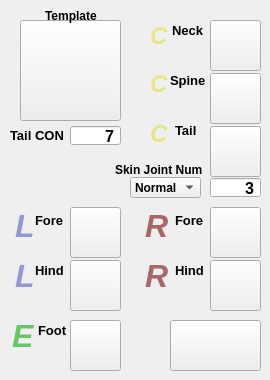
    <widget class="QWidget" name="quad_tab">
     <attribute name="title">
      <string>quad</string>
     </attribute>
     <widget class="QPushButton" name="quad_temp_BTN">
      <property name="geometry">
       <rect>
        <x>20</x>
        <y>20</y>
        <width>101</width>
        <height>101</height>
       </rect>
      </property>
      <property name="cursor">
       <cursorShape>PointingHandCursor</cursorShape>
      </property>
      <property name="styleSheet">
       <string notr="true"/>
      </property>
      <property name="text">
       <string/>
      </property>
      <property name="iconSize">
       <size>
        <width>101</width>
        <height>97</height>
       </size>
      </property>
     </widget>
     <widget class="QPushButton" name="quad_tail_BTN">
      <property name="geometry">
       <rect>
        <x>210</x>
        <y>126</y>
        <width>51</width>
        <height>51</height>
       </rect>
      </property>
      <property name="cursor">
       <cursorShape>PointingHandCursor</cursorShape>
      </property>
      <property name="text">
       <string/>
      </property>
      <property name="iconSize">
       <size>
        <width>49</width>
        <height>49</height>
       </size>
      </property>
     </widget>
     <widget class="QLabel" name="quad_tail_LAB">
      <property name="geometry">
       <rect>
        <x>175</x>
        <y>120</y>
        <width>31</width>
        <height>21</height>
       </rect>
      </property>
      <property name="font">
       <font>
        <pointsize>10</pointsize>
        <weight>75</weight>
        <bold>true</bold>
       </font>
      </property>
      <property name="text">
       <string>Tail</string>
      </property>
     </widget>
     <widget class="QLabel" name="quad_neck2_LAB_3">
      <property name="geometry">
       <rect>
        <x>150</x>
        <y>118</y>
        <width>31</width>
        <height>31</height>
       </rect>
      </property>
      <property name="font">
       <font>
        <pointsize>18</pointsize>
        <weight>75</weight>
        <italic>true</italic>
        <bold>true</bold>
       </font>
      </property>
      <property name="styleSheet">
       <string notr="true">color: rgb(231, 231, 130);</string>
      </property>
      <property name="text">
       <string>C</string>
      </property>
     </widget>
     <widget class="QLabel" name="quad_spine_LAB">
      <property name="geometry">
       <rect>
        <x>170</x>
        <y>70</y>
        <width>41</width>
        <height>21</height>
       </rect>
      </property>
      <property name="font">
       <font>
        <pointsize>10</pointsize>
        <weight>75</weight>
        <bold>true</bold>
       </font>
      </property>
      <property name="text">
       <string>Spine</string>
      </property>
     </widget>
     <widget class="QLabel" name="quad_forelegL2_LAB">
      <property name="geometry">
       <rect>
        <x>15</x>
        <y>210</y>
        <width>21</width>
        <height>31</height>
       </rect>
      </property>
      <property name="font">
       <font>
        <pointsize>24</pointsize>
        <weight>75</weight>
        <italic>true</italic>
        <bold>true</bold>
       </font>
      </property>
      <property name="styleSheet">
       <string notr="true">color: rgb(148, 152, 217);</string>
      </property>
      <property name="text">
       <string>L</string>
      </property>
     </widget>
     <widget class="QPushButton" name="quad_neck_BTN">
      <property name="geometry">
       <rect>
        <x>210</x>
        <y>20</y>
        <width>51</width>
        <height>51</height>
       </rect>
      </property>
      <property name="cursor">
       <cursorShape>PointingHandCursor</cursorShape>
      </property>
      <property name="text">
       <string/>
      </property>
      <property name="iconSize">
       <size>
        <width>49</width>
        <height>49</height>
       </size>
      </property>
     </widget>
     <widget class="QLabel" name="quad_neck2_LAB">
      <property name="geometry">
       <rect>
        <x>150</x>
        <y>20</y>
        <width>31</width>
        <height>31</height>
       </rect>
      </property>
      <property name="font">
       <font>
        <pointsize>18</pointsize>
        <weight>75</weight>
        <italic>true</italic>
        <bold>true</bold>
       </font>
      </property>
      <property name="styleSheet">
       <string notr="true">color: rgb(231, 231, 130);</string>
      </property>
      <property name="text">
       <string>C</string>
      </property>
     </widget>
     <widget class="QPushButton" name="quad_forelegR_BTN">
      <property name="geometry">
       <rect>
        <x>210</x>
        <y>207</y>
        <width>51</width>
        <height>51</height>
       </rect>
      </property>
      <property name="cursor">
       <cursorShape>PointingHandCursor</cursorShape>
      </property>
      <property name="text">
       <string/>
      </property>
      <property name="iconSize">
       <size>
        <width>49</width>
        <height>49</height>
       </size>
      </property>
     </widget>
     <widget class="QLabel" name="quad_hindlegL2_LAB">
      <property name="geometry">
       <rect>
        <x>15</x>
        <y>260</y>
        <width>21</width>
        <height>31</height>
       </rect>
      </property>
      <property name="font">
       <font>
        <pointsize>24</pointsize>
        <weight>75</weight>
        <italic>true</italic>
        <bold>true</bold>
       </font>
      </property>
      <property name="styleSheet">
       <string notr="true">color: rgb(148, 152, 217);</string>
      </property>
      <property name="text">
       <string>L</string>
      </property>
     </widget>
     <widget class="QLabel" name="quad_forelegL_LAB">
      <property name="geometry">
       <rect>
        <x>35</x>
        <y>210</y>
        <width>41</width>
        <height>21</height>
       </rect>
      </property>
      <property name="font">
       <font>
        <pointsize>10</pointsize>
        <weight>75</weight>
        <bold>true</bold>
       </font>
      </property>
      <property name="text">
       <string>Fore</string>
      </property>
     </widget>
     <widget class="QPushButton" name="quad_hindlegL_BTN">
      <property name="geometry">
       <rect>
        <x>70</x>
        <y>260</y>
        <width>51</width>
        <height>51</height>
       </rect>
      </property>
      <property name="cursor">
       <cursorShape>PointingHandCursor</cursorShape>
      </property>
      <property name="text">
       <string/>
      </property>
      <property name="iconSize">
       <size>
        <width>49</width>
        <height>49</height>
       </size>
      </property>
     </widget>
     <widget class="QLabel" name="quad_neck_LAB">
      <property name="geometry">
       <rect>
        <x>172</x>
        <y>20</y>
        <width>31</width>
        <height>21</height>
       </rect>
      </property>
      <property name="font">
       <font>
        <pointsize>10</pointsize>
        <weight>75</weight>
        <bold>true</bold>
       </font>
      </property>
      <property name="text">
       <string>Neck</string>
      </property>
     </widget>
     <widget class="QPushButton" name="quad_setup_BTN">
      <property name="geometry">
       <rect>
        <x>170</x>
        <y>320</y>
        <width>91</width>
        <height>51</height>
       </rect>
      </property>
      <property name="font">
       <font>
        <pointsize>12</pointsize>
        <weight>75</weight>
        <bold>true</bold>
       </font>
      </property>
      <property name="cursor">
       <cursorShape>PointingHandCursor</cursorShape>
      </property>
      <property name="styleSheet">
       <string notr="true"/>
      </property>
      <property name="text">
       <string/>
      </property>
      <property name="iconSize">
       <size>
        <width>89</width>
        <height>49</height>
       </size>
      </property>
     </widget>
     <widget class="QLabel" name="quad_forelegR_LAB">
      <property name="geometry">
       <rect>
        <x>175</x>
        <y>210</y>
        <width>41</width>
        <height>21</height>
       </rect>
      </property>
      <property name="font">
       <font>
        <pointsize>10</pointsize>
        <weight>75</weight>
        <bold>true</bold>
       </font>
      </property>
      <property name="text">
       <string>Fore</string>
      </property>
     </widget>
     <widget class="QLabel" name="quad_hindlegL_LAB">
      <property name="geometry">
       <rect>
        <x>35</x>
        <y>260</y>
        <width>41</width>
        <height>21</height>
       </rect>
      </property>
      <property name="font">
       <font>
        <pointsize>10</pointsize>
        <weight>75</weight>
        <bold>true</bold>
       </font>
      </property>
      <property name="text">
       <string>Hind</string>
      </property>
     </widget>
     <widget class="QLabel" name="quad_hindlegR2_LAB">
      <property name="geometry">
       <rect>
        <x>145</x>
        <y>260</y>
        <width>31</width>
        <height>31</height>
       </rect>
      </property>
      <property name="font">
       <font>
        <pointsize>24</pointsize>
        <weight>75</weight>
        <italic>true</italic>
        <bold>true</bold>
       </font>
      </property>
      <property name="styleSheet">
       <string notr="true">color: rgb(170, 101, 102);</string>
      </property>
      <property name="text">
       <string>R</string>
      </property>
     </widget>
     <widget class="QLabel" name="quad_forelegR2_LAB">
      <property name="geometry">
       <rect>
        <x>145</x>
        <y>210</y>
        <width>31</width>
        <height>31</height>
       </rect>
      </property>
      <property name="font">
       <font>
        <pointsize>24</pointsize>
        <weight>75</weight>
        <italic>true</italic>
        <bold>true</bold>
       </font>
      </property>
      <property name="styleSheet">
       <string notr="true">color: rgb(170, 101, 102);</string>
      </property>
      <property name="text">
       <string>R</string>
      </property>
     </widget>
     <widget class="QPushButton" name="quad_forelegL_BTN">
      <property name="geometry">
       <rect>
        <x>70</x>
        <y>207</y>
        <width>51</width>
        <height>51</height>
       </rect>
      </property>
      <property name="cursor">
       <cursorShape>PointingHandCursor</cursorShape>
      </property>
      <property name="text">
       <string/>
      </property>
      <property name="iconSize">
       <size>
        <width>49</width>
        <height>49</height>
       </size>
      </property>
     </widget>
     <widget class="QLabel" name="quad_neck2_LAB_2">
      <property name="geometry">
       <rect>
        <x>150</x>
        <y>68</y>
        <width>31</width>
        <height>31</height>
       </rect>
      </property>
      <property name="font">
       <font>
        <pointsize>18</pointsize>
        <weight>75</weight>
        <italic>true</italic>
        <bold>true</bold>
       </font>
      </property>
      <property name="styleSheet">
       <string notr="true">color: rgb(231, 231, 130);</string>
      </property>
      <property name="text">
       <string>C</string>
      </property>
     </widget>
     <widget class="QPushButton" name="quad_spine_BTN">
      <property name="geometry">
       <rect>
        <x>210</x>
        <y>73</y>
        <width>51</width>
        <height>51</height>
       </rect>
      </property>
      <property name="cursor">
       <cursorShape>PointingHandCursor</cursorShape>
      </property>
      <property name="text">
       <string/>
      </property>
      <property name="iconSize">
       <size>
        <width>49</width>
        <height>49</height>
       </size>
      </property>
     </widget>
     <widget class="QPushButton" name="quad_hindlegR_BTN">
      <property name="geometry">
       <rect>
        <x>210</x>
        <y>260</y>
        <width>51</width>
        <height>51</height>
       </rect>
      </property>
      <property name="text">
       <string/>
      </property>
      <property name="iconSize">
       <size>
        <width>49</width>
        <height>49</height>
       </size>
      </property>
     </widget>
     <widget class="QLabel" name="quad_hindlegR_LAB">
      <property name="geometry">
       <rect>
        <x>175</x>
        <y>260</y>
        <width>41</width>
        <height>21</height>
       </rect>
      </property>
      <property name="font">
       <font>
        <pointsize>10</pointsize>
        <weight>75</weight>
        <bold>true</bold>
       </font>
      </property>
      <property name="cursor">
       <cursorShape>PointingHandCursor</cursorShape>
      </property>
      <property name="text">
       <string>Hind</string>
      </property>
     </widget>
     <widget class="QLabel" name="label_4">
      <property name="geometry">
       <rect>
        <x>45</x>
        <y>5</y>
        <width>61</width>
        <height>21</height>
       </rect>
      </property>
      <property name="font">
       <font>
        <pointsize>9</pointsize>
        <weight>75</weight>
        <italic>false</italic>
        <bold>true</bold>
       </font>
      </property>
      <property name="text">
       <string>Template</string>
      </property>
     </widget>
     <widget class="QLabel" name="tailNum_LAB">
      <property name="geometry">
       <rect>
        <x>10</x>
        <y>125</y>
        <width>61</width>
        <height>21</height>
       </rect>
      </property>
      <property name="font">
       <font>
        <pointsize>10</pointsize>
        <weight>75</weight>
        <bold>true</bold>
       </font>
      </property>
      <property name="text">
       <string>Tail CON</string>
      </property>
     </widget>
     <widget class="QSpinBox" name="tailNum_SPB">
      <property name="geometry">
       <rect>
        <x>70</x>
        <y>125</y>
        <width>51</width>
        <height>21</height>
       </rect>
      </property>
      <property name="font">
       <font>
        <pointsize>12</pointsize>
        <weight>75</weight>
        <bold>true</bold>
       </font>
      </property>
      <property name="layoutDirection">
       <enum>Qt::LeftToRight</enum>
      </property>
      <property name="autoFillBackground">
       <bool>false</bool>
      </property>
      <property name="alignment">
       <set>Qt::AlignRight|Qt::AlignTrailing|Qt::AlignVCenter</set>
      </property>
      <property name="buttonSymbols">
       <enum>QAbstractSpinBox::NoButtons</enum>
      </property>
      <property name="singleStep">
       <number>1</number>
      </property>
      <property name="value">
       <number>7</number>
      </property>
     </widget>
     <widget class="QPushButton" name="interacteFoot_BTN">
      <property name="geometry">
       <rect>
        <x>70</x>
        <y>320</y>
        <width>51</width>
        <height>51</height>
       </rect>
      </property>
      <property name="cursor">
       <cursorShape>PointingHandCursor</cursorShape>
      </property>
      <property name="text">
       <string/>
      </property>
      <property name="iconSize">
       <size>
        <width>49</width>
        <height>49</height>
       </size>
      </property>
     </widget>
     <widget class="QLabel" name="interacteFoot_LIE">
      <property name="geometry">
       <rect>
        <x>38</x>
        <y>320</y>
        <width>41</width>
        <height>21</height>
       </rect>
      </property>
      <property name="font">
       <font>
        <pointsize>10</pointsize>
        <weight>75</weight>
        <bold>true</bold>
       </font>
      </property>
      <property name="text">
       <string>Foot</string>
      </property>
     </widget>
     <widget class="QLabel" name="quad_foot_LAB">
      <property name="geometry">
       <rect>
        <x>12</x>
        <y>320</y>
        <width>31</width>
        <height>31</height>
       </rect>
      </property>
      <property name="font">
       <font>
        <pointsize>24</pointsize>
        <weight>75</weight>
        <italic>true</italic>
        <bold>true</bold>
       </font>
      </property>
      <property name="styleSheet">
       <string notr="true">color: rgb(100, 200, 100);</string>
      </property>
      <property name="text">
       <string>E</string>
      </property>
     </widget>
     <widget class="QSpinBox" name="advTailNum_SPB">
      <property name="geometry">
       <rect>
        <x>210</x>
        <y>177</y>
        <width>51</width>
        <height>21</height>
       </rect>
      </property>
      <property name="font">
       <font>
        <pointsize>12</pointsize>
        <weight>75</weight>
        <bold>true</bold>
       </font>
      </property>
      <property name="layoutDirection">
       <enum>Qt::LeftToRight</enum>
      </property>
      <property name="autoFillBackground">
       <bool>false</bool>
      </property>
      <property name="alignment">
       <set>Qt::AlignRight|Qt::AlignTrailing|Qt::AlignVCenter</set>
      </property>
      <property name="buttonSymbols">
       <enum>QAbstractSpinBox::NoButtons</enum>
      </property>
      <property name="singleStep">
       <number>1</number>
      </property>
      <property name="value">
       <number>3</number>
      </property>
     </widget>
     <widget class="QComboBox" name="advTailNum_CMB">
      <property name="geometry">
       <rect>
        <x>130</x>
        <y>177</y>
        <width>71</width>
        <height>21</height>
       </rect>
      </property>
      <property name="font">
       <font>
        <pointsize>9</pointsize>
        <weight>75</weight>
        <bold>true</bold>
       </font>
      </property>
      <property name="layoutDirection">
       <enum>Qt::LeftToRight</enum>
      </property>
      <property name="autoFillBackground">
       <bool>true</bool>
      </property>
      <property name="editable">
       <bool>false</bool>
      </property>
      <property name="currentIndex">
       <number>0</number>
      </property>
      <item>
       <property name="text">
        <string>Normal</string>
       </property>
      </item>
      <item>
       <property name="text">
        <string>Advanced</string>
       </property>
      </item>
     </widget>
     <widget class="QLabel" name="label_6">
      <property name="geometry">
       <rect>
        <x>115</x>
        <y>160</y>
        <width>91</width>
        <height>20</height>
       </rect>
      </property>
      <property name="font">
       <font>
        <pointsize>9</pointsize>
        <weight>75</weight>
        <italic>false</italic>
        <bold>true</bold>
       </font>
      </property>
      <property name="text">
       <string>Skin Joint Num</string>
      </property>
     </widget>
    </widget>
